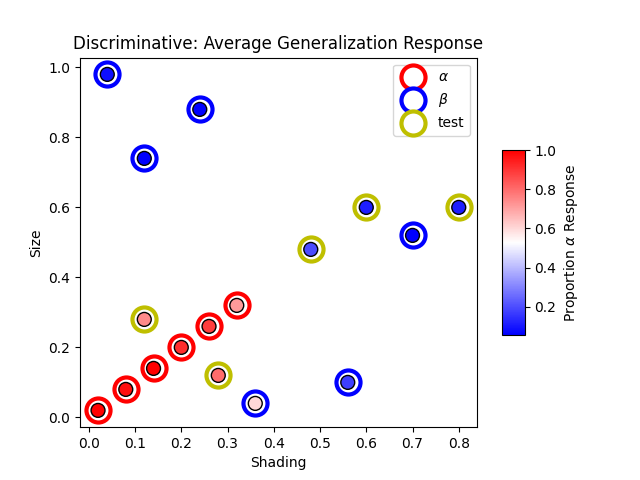

Generate this figure with Python:
from cProfile import label
import numpy as np 
import matplotlib.pyplot as plt
import pandas as pd

data_all = np.array([
     
     [.04,.98], # B
    [.12,.74], # B
    [.24,.88], # B

    [.36,.04], # B
    [.56,.1], # B
    [.7,.52], # B




    [.02,.02], # A
    [.08,.08], # A
    [.14,.14], # A

    [.2,.2], # A
    [.26,.26], # A
    [.32,.32], # A



    [.12, .28],  # generalization test item
    [.28, .12],  # generalzation test items
    [.48, .48],  # generalization test item
    [.6, .6],  # generalzation test items

    [.8, .6],  # generalzation test items

])

data_a = np.array([
  

    [.02,.02], # A
    [.08,.08], # A
    [.14,.14], # A

    [.2,.2], # A
    [.26,.26], # A
    [.32,.32], # A


])


data_b = np.array([

    [.04,.98], # B
    [.12,.74], # B
    [.24,.88], # B

    [.36,.04], # B
    [.56,.1], # B
    [.7,.52], # B

])

data_t = np.array([

    [.12, .28],  # generalization test item
    [.28, .12],  # generalzation test items
    [.48, .48],  # generalization test item
    [.6, .6],  # generalzation test items

    [.8, .6],  # generalzation test items

    

    

    


])


data_g = np.array([

   [.78,.14], # C
   [.9,.06], # C
   [.94,.18], # C

   [.04,.44], # C
   [.06,.62], # C
   [.18,.58], # C


])


data_d = np.array([

   [.26, 1], # D
   [.34, 1], # D
   [.42, 1], # D

   [.5, 1], # D
   [.58, 1], # D
   [.66, 1], # D
])


df = pd.read_csv('C:/Users/apers/Downloads/GloblocData/Generalization/discr_TestPhase_means.csv')




average_Ax = np.mean(data_a[:,0])
average_Ay = np.mean(data_a[:,1])
print(average_Ay)
print(average_Ax)



average_Bx = np.mean(data_b[:,0])
average_By = np.mean(data_b[:,1])

print(average_By)
print(average_Bx)
plt.scatter(data_a[:,0],data_a[:,1], c= 'w', s= 300, edgecolor= 'red', linewidths=3, marker= 'o', label= (r'$\alpha$'))
plt.scatter(data_b[:,0],data_b[:,1],c = 'w', s= 300, edgecolor= 'blue', linewidths=3, marker = 'o', label= (r'$\beta$'))
plt.scatter(data_t[:,0],data_t[:,1], c = 'w', s= 300, edgecolor= 'y', linewidths=3, marker = 'o', label = ('test'))
plt.scatter(data_all[:,0],data_all[:,1],cmap= 'bwr', c= df['mean'], s= 100, edgecolor= 'k', marker= 'o')
#plt.scatter(average_Ax,average_Ay, c= 'darkred', s= 300, edgecolor= 'k', marker= '*', label= "Alpha prototype")
#plt.scatter(average_Bx,average_By, c= 'darkblue', s= 300, edgecolor= 'k', marker= '*', label= "Beta prototype")

plt.legend(loc="upper right")
plt.colorbar(shrink=0.5, aspect=8, label='Proportion ' + (r'$\alpha$') + ' Response')
plt.xlabel("Shading")
plt.ylabel("Size")
plt.title("Discriminative: Average Generalization Response")
plt.savefig('C:/Users/apers/Downloads/GloblocData/Generalization/Gen_Plot_discriminative.png')